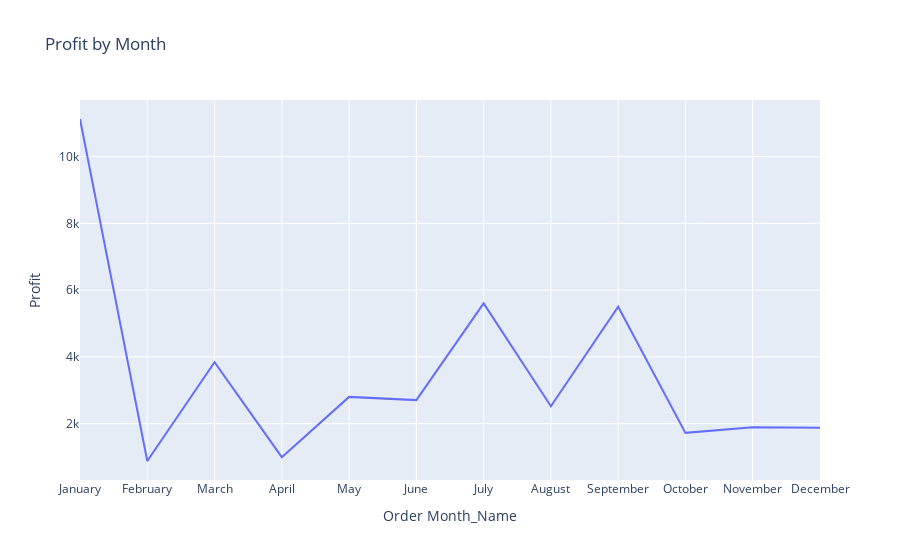

Notebook code for this chart:
### Code cell
profit_by_month = profit_by_month.sort_values('Order Month')

figr = px.line(profit_by_month, x = 'Order Month_Name', y = 'Profit', title = 'Profit by Month')
figr.show()

### Figure 1 — Plotly figure (JSON) as saved in the notebook; plotly's stock layout.template omitted (floating-point values rounded to 4 significant figures)
{"data": [{"hovertemplate": "Order Month_Name=%{x}<br>Profit=%{y}<extra></extra>", "legendgroup": "", "line": {"color": "#636efa", "dash": "solid"}, "marker": {"symbol": "circle"}, "mode": "lines", "name": "", "orientation": "v", "showlegend": false, "type": "scatter", "x": ["January", "February", "March", "April", "May", "June", "July", "August", "September", "October", "November", "December"], "xaxis": "x", "y": [11130.0, 880.3, 3841.0, 994.8, 2801.0, 2705.0, 5605.0, 2522.0, 5504.0, 1723.0, 1890.0, 1879.0], "yaxis": "y"}], "layout": {"autosize": true, "legend": {"tracegroupgap": 0}, "title": {"text": "Profit by Month"}, "xaxis": {"anchor": "y", "autorange": true, "domain": [0, 1], "range": [0, 11], "title": {"text": "Order Month_Name"}, "type": "category"}, "yaxis": {"anchor": "x", "autorange": true, "domain": [0, 1], "range": [311.0, 11700.0], "title": {"text": "Profit"}, "type": "linear"}}}
